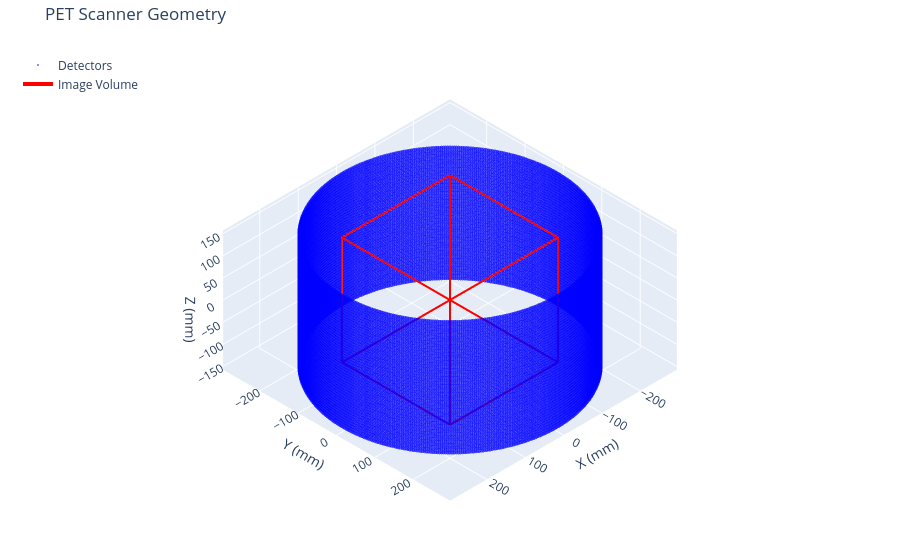

The code cell stored with this chart in its notebook:
### Code cell
N_detectors_per_ring = 500 #500 # 400-600 realistically
R = 139.148 * 2  # Diameter of the scanner in mm
N_rings = 50  # 60-80 realistically
Axial_length = 296 # Axial length of the scanner in mm
path='/home/h/Code/Opengate/ragy_files/Point_Sources_Processed/0_0_0/gt_processed_0_0_0.csv'
snap = True

# if snap:
#     Lors=snap_lors_to_detectors(
#         lor_path=path,
#         radius=R,
#         n_rings=N_rings,
#         n_det_per_ring=N_detectors_per_ring,
#         axial_length=Axial_length, 
#         filter_distant=True,
#         )
# else:
#     Lors=load_lors(path)

plot_scanner_geometry(
    # lors=Lors,
    voxel_size=1.1,
    grid_size=(256,256,256),
    radius=R,
    n_rings=N_rings,
    n_det_per_ring=N_detectors_per_ring,
    axial_length=Axial_length,
    max_lors_to_plot=1,
).show()

### Figure 1 — Plotly figure (JSON) as saved in the notebook; plotly's stock layout.template omitted (floating-point values rounded to 4 significant figures; data arrays with more than 128 entries replaced by an {"elided": "..."} marker saying what was removed)
{"data": [{"marker": {"color": "blue", "opacity": 0.6, "size": 2}, "mode": "markers", "name": "Detectors", "type": "scatter3d", "x": {"elided": "25000 float values"}, "y": {"elided": "25000 float values"}, "z": {"elided": "25000 float values"}}, {"line": {"color": "red", "width": 4}, "mode": "lines", "name": "Image Volume", "showlegend": true, "type": "scatter3d", "x": [-140.8, 140.8], "y": [-140.8, -140.8], "z": [-140.8, -140.8]}, {"line": {"color": "red", "width": 4}, "mode": "lines", "showlegend": false, "type": "scatter3d", "x": [140.8, 140.8], "y": [-140.8, 140.8], "z": [-140.8, -140.8]}, {"line": {"color": "red", "width": 4}, "mode": "lines", "showlegend": false, "type": "scatter3d", "x": [140.8, -140.8], "y": [140.8, 140.8], "z": [-140.8, -140.8]}, {"line": {"color": "red", "width": 4}, "mode": "lines", "showlegend": false, "type": "scatter3d", "x": [-140.8, -140.8], "y": [140.8, -140.8], "z": [-140.8, -140.8]}, {"line": {"color": "red", "width": 4}, "mode": "lines", "showlegend": false, "type": "scatter3d", "x": [-140.8, 140.8], "y": [-140.8, -140.8], "z": [140.8, 140.8]}, {"line": {"color": "red", "width": 4}, "mode": "lines", "showlegend": false, "type": "scatter3d", "x": [140.8, 140.8], "y": [-140.8, 140.8], "z": [140.8, 140.8]}, {"line": {"color": "red", "width": 4}, "mode": "lines", "showlegend": false, "type": "scatter3d", "x": [140.8, -140.8], "y": [140.8, 140.8], "z": [140.8, 140.8]}, {"line": {"color": "red", "width": 4}, "mode": "lines", "showlegend": false, "type": "scatter3d", "x": [-140.8, -140.8], "y": [140.8, -140.8], "z": [140.8, 140.8]}, {"line": {"color": "red", "width": 4}, "mode": "lines", "showlegend": false, "type": "scatter3d", "x": [-140.8, -140.8], "y": [-140.8, -140.8], "z": [-140.8, 140.8]}, {"line": {"color": "red", "width": 4}, "mode": "lines", "showlegend": false, "type": "scatter3d", "x": [140.8, 140.8], "y": [-140.8, -140.8], "z": [-140.8, 140.8]}, {"line": {"color": "red", "width": 4}, "mode": "lines", "showlegend": false, "type": "scatter3d", "x": [140.8, 140.8], "y": [140.8, 140.8], "z": [-140.8, 140.8]}, {"line": {"color": "red", "width": 4}, "mode": "lines", "showlegend": false, "type": "scatter3d", "x": [-140.8, -140.8], "y": [140.8, 140.8], "z": [-140.8, 140.8]}], "layout": {"legend": {"x": 0.02, "y": 0.98}, "margin": {"b": 0, "l": 0, "r": 0, "t": 40}, "scene": {"aspectmode": "data", "camera": {"projection": {"type": "orthographic"}}, "xaxis": {"title": {"text": "X (mm)"}}, "yaxis": {"title": {"text": "Y (mm)"}}, "zaxis": {"title": {"text": "Z (mm)"}}}, "title": {"text": "PET Scanner Geometry"}}}
